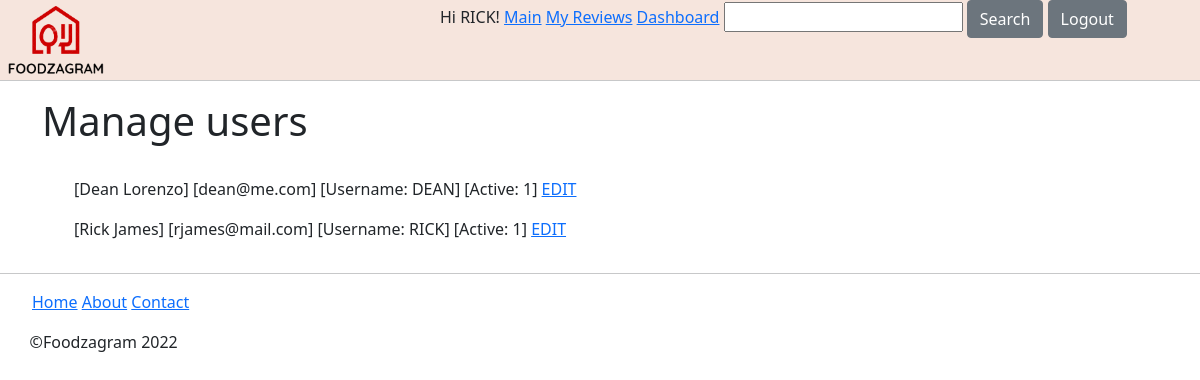
Page /users.php (signed in) on the committed database.
### tables this page shows
CREATE TABLE `user` (
  `userid` int(11) NOT NULL,
  `first_name` varchar(50) NOT NULL,
  `last_name` varchar(50) NOT NULL,
  `username` varchar(50) NOT NULL,
  `pwd` varchar(100) NOT NULL,
  `email` varchar(100) NOT NULL,
  `active` bit(1) NOT NULL DEFAULT b'1',
  `admin` bit(1) NOT NULL DEFAULT b'0'
);

### users.php (the view, shortened to what this page needs)
<?php
    require_once('header.php');
    $qry = "SELECT * FROM user ORDER BY first_name";
    $stm = $db->prepare($qry);
    $stm->execute();
?>
<h1>Manage users</h1>
<br />
<table>
    <?php while($dat = $stm->fetch()): ?>
        <ul>
            <li class="tbl-li">[<?= $dat['first_name'] ?></li>
            <li class="tbl-li"><?= $dat['last_name'] ?>]</li>
            <li class="tbl-li">[<?= $dat['email'] ?>]</li>
            <li class="tbl-li">[Username: <?= strtoupper($dat['username']) ?>]</li>
            <li class="tbl-li">[Active: <?= $dat['active'] ?>]</li>
            <li class="tbl-li">
                <a href="user_edit.php?userid=<?= $dat['userid']?>">EDIT</a></li>
        </ul>
    <?php endwhile ?>
</table>
<?php require_once('footer.php');

### styles.css (style rules this page uses)
ul { list-style: none; }
.top-nav-li, .bottom-nav-li, .top-nav-search, .nav-li, .tbl-li, .heading_inline, .select-option-li { display: inline-block; }

### rows in the picture
user: first_name "Dean", last_name "Lorenzo", email "dean@me.com", username "DEAN", active "1"
user: first_name "Rick", last_name "James", email "rjames@mail.com", username "RICK", active "1"

### other values in the picture
$_SESSION['username'] "RICK"
